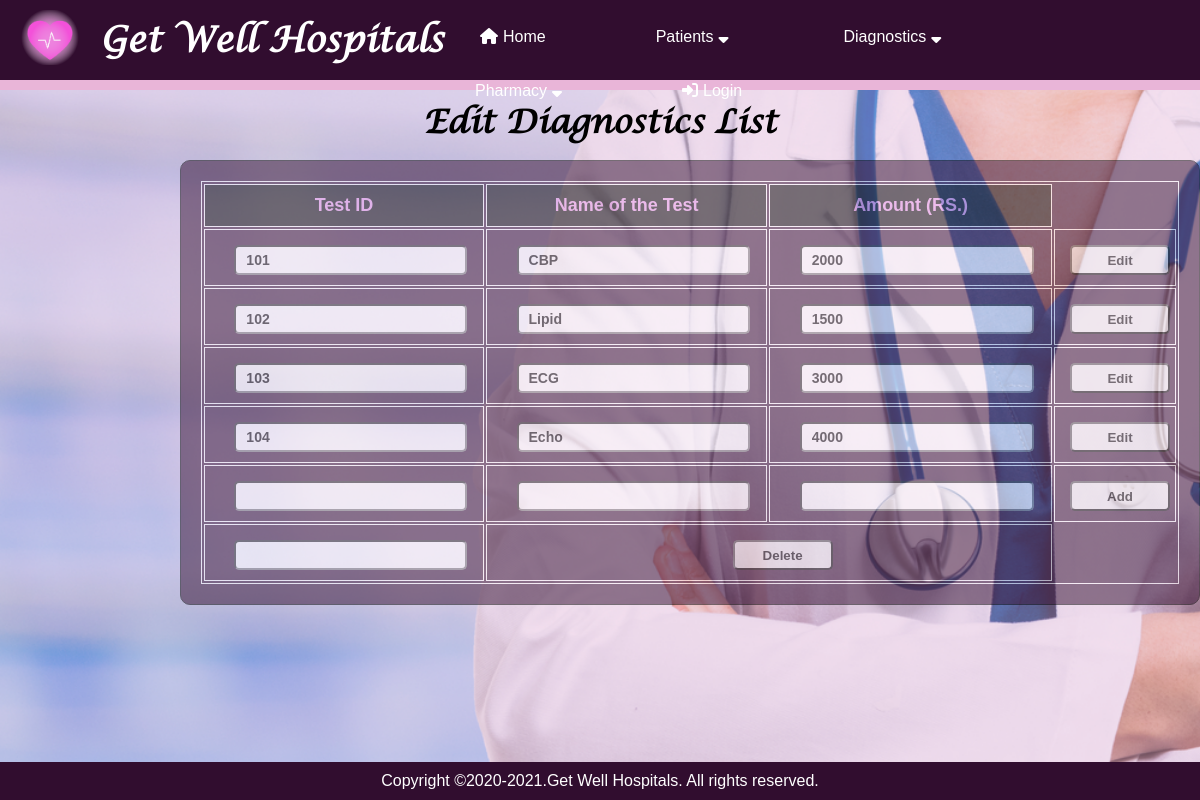
Page /edit_diagnostics on the earlier database version.
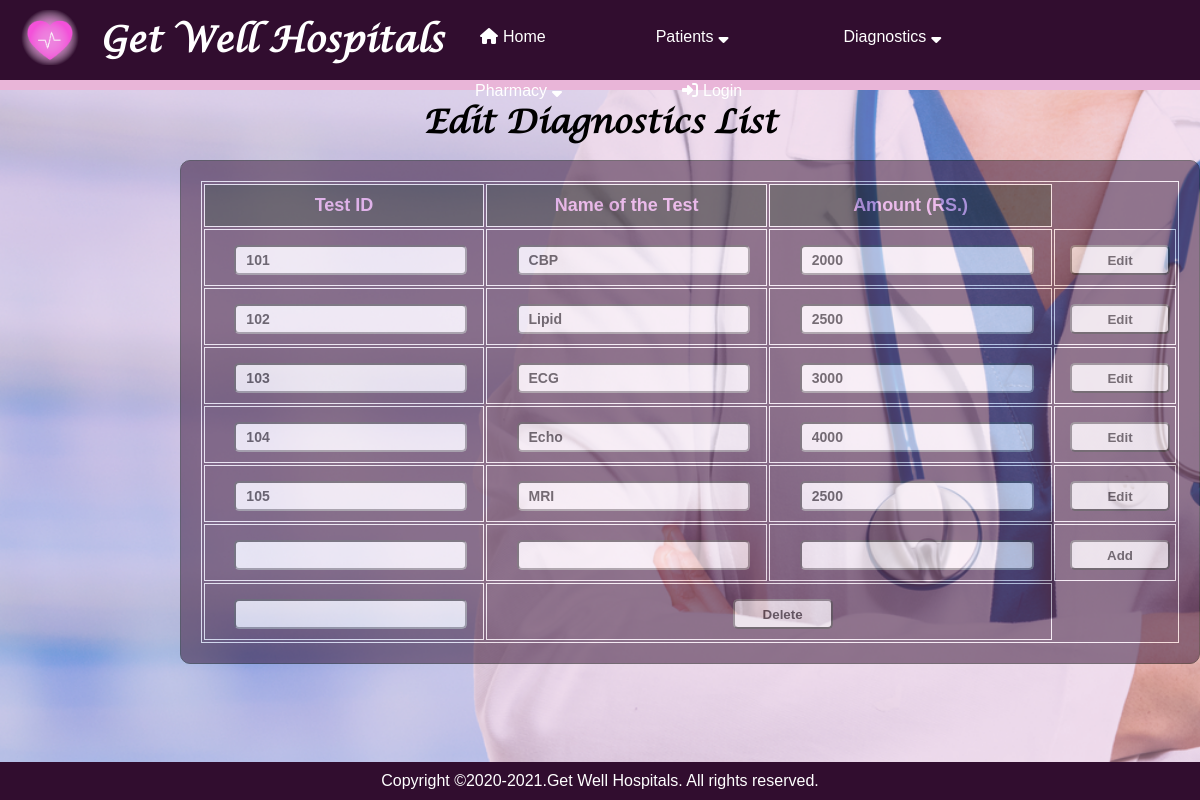
Same page on the later database version.
### application/routes.py (models this page shows)
class Diagnostic(db.Model):
    __tablename__ = 'diagnostic'
    diagnostic_id = Column(Integer, primary_key=True)
    name_of_the_test = Column(String)
    amount = Column(Integer)

### application/routes.py (the view)
@app.route('/edit_diagnostics')
def edit_diagnostics():
    diagnostics = Diagnostic.query.all()
    return render_template("edit_diagnostics.html",diagnostics=diagnostics,edit_id=0)

### application/templates/edit_diagnostics.html
{% extends "layout.html" %}
{% block content %}
<h1>Edit Diagnostics List</h1>
<div class="background_table_bill" style="left: 15%;">
  <div style="opacity:inherit 200%;">
       <table style="width:100%">
            <tr style="color: rgb(235, 157, 235);" >
              <th>Test ID</th>
              <th>Name of the Test</th>
              <th>Amount (RS.)</th>
            </tr>
            {% for dia in diagnostics %}
            <form action="edit_diagnostics3/{{dia.diagnostic_id}}" method="POST">
            <tr style="text-align: center;">
              <td><input type="text" name="diagnostic_id" value={{dia.diagnostic_id}}> </td>
              <td><input type="text" name="name_of_the_test" value="{{dia.name_of_the_test}}"></td>
              <td><input type="text" name="amount" value={{dia.amount}}></td>
              <td>
                <button type="submit" style="width:100px;">Edit</button>
              </td>
            </tr>
          </form>
            {% endfor %}
            <form action="add_diagnostics2" method="POST">
            <tr style="text-align: center;">
              <td><input type="text" name="diagnostic_id"></td>
              <td><input type="text" name="name_of_the_test"></td>
              <td><input type="text" name="amount"></td>
              <td>
               <button type="submit" style="width:100px;">Add</button>
              </td>
            </tr>
          </form>
          <form action="delete_diagnostics2" method="POST">
            <tr style="text-align: center;">
            <td><input type="text" name="diagnostic_id"></td>
            <td colspan='2'>
              <button type="submit" style="width:100px; ">Delete</button>
            </td>
          </tr>
        </form>
          </table>
        </div>
      </div>
      {% endblock %}

Differences in the rows shown:
changed Diagnostic "Lipid": amount "1500" → "2500"
added Diagnostic: diagnostic_id "105", name_of_the_test "MRI", amount "2500"
